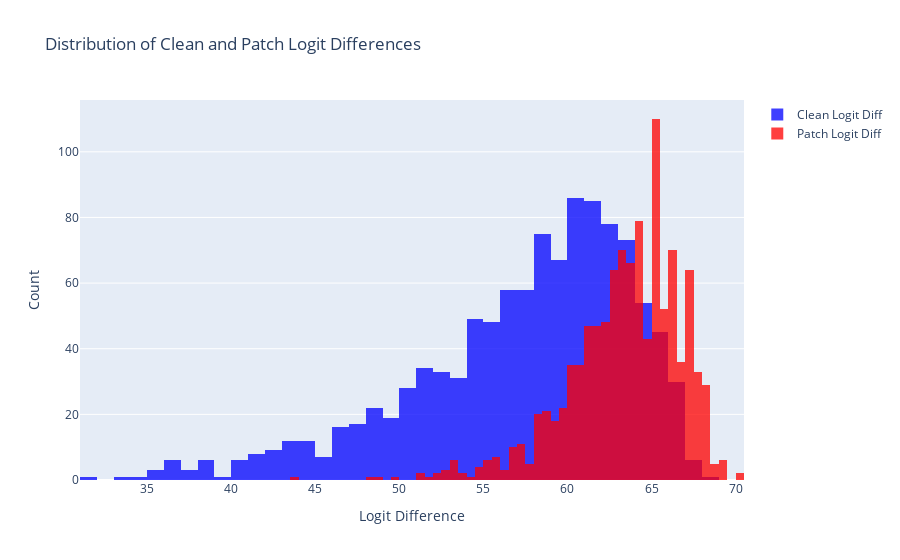

Write notebook code for a chart like this one.
### Code cell
plot_logit_diff(batch_size=33, total_batches=33)
clear_cache()

### Figure 1 — Plotly figure (JSON) as saved in the notebook; plotly's stock layout.template omitted (floating-point values rounded to 4 significant figures; data arrays with more than 128 entries replaced by an {"elided": "..."} marker saying what was removed)
{"data": [{"marker": {"color": "blue"}, "name": "Clean Logit Diff", "opacity": 0.75, "type": "histogram", "x": {"elided": "1089 float values"}}, {"marker": {"color": "red"}, "name": "Patch Logit Diff", "opacity": 0.75, "type": "histogram", "x": {"elided": "1089 float values"}}], "layout": {"barmode": "overlay", "title": {"text": "Distribution of Clean and Patch Logit Differences"}, "xaxis": {"anchor": "y", "domain": [0, 1], "title": {"text": "Logit Difference"}}, "yaxis": {"anchor": "x", "domain": [0, 1], "title": {"text": "Count"}}}}
